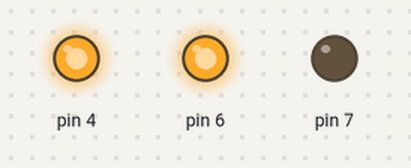
The sketch below on a simulated Arduino Uno, built with avr-gcc and run on an emulated ATmega328P. Shown: output pins drawn as LEDs (lit = HIGH).

Above: at 0.5 s.
At 1.5 s:
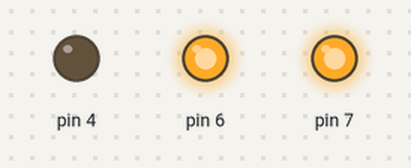
At 5.5 s:
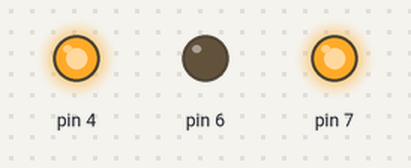
Timing chart, 0 to 6.9 s (numbered marks = the images above):
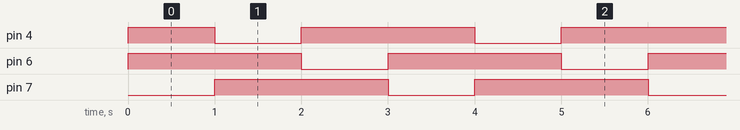

Measured:
- by itself, pin 4: repeats every 3.0 s: LOW 1.0 s, HIGH 2.0 s
- by itself, pin 6, pin 7: alternates HIGH for 2.0 s and LOW for 1.0 s
- by itself, everything shown: repeats every 3.0 s, in 3 steps

The sketch:

b2_ledrgb.ino
```cpp
void setup() {
  // put your setup code here, to run once:
  pinMode(4, OUTPUT);
  pinMode(6, OUTPUT);
  pinMode(7, OUTPUT);
}

void loop() {
  digitalWrite(4, HIGH);
  digitalWrite(6, HIGH);
  digitalWrite(7, LOW);
  delay(1000);
  digitalWrite(4, LOW);
  digitalWrite(6, HIGH);
  digitalWrite(7, HIGH);
  delay(1000);
  digitalWrite(4, HIGH);
  digitalWrite(6, LOW);
  digitalWrite(7, HIGH);
  delay(1000);
}
```
